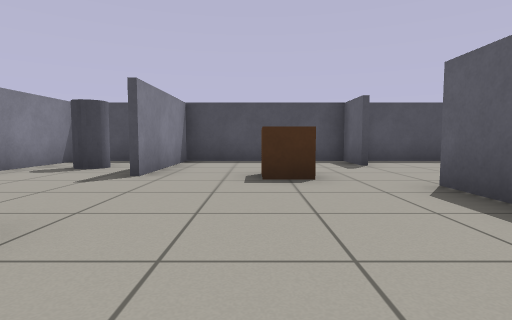
[1] (above)

24 first-person views from a walk through a Gazebo world. The camera is 0.62 m above the floor, tilts 4° down and sees 80° across. The floor is counted in squares, 1 m on a side. Each view is taken from the middle of a square. On the plan, view 1 faces up. The plan holds only what a view shows up to about 9 squares ahead; the rest is blank.

[2]
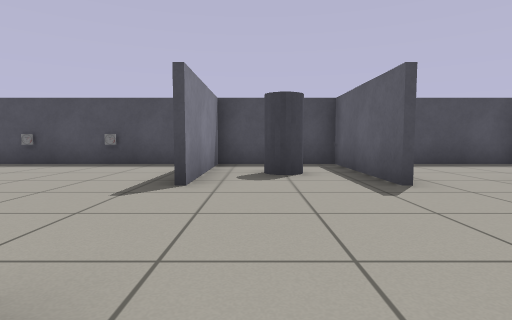

[3]
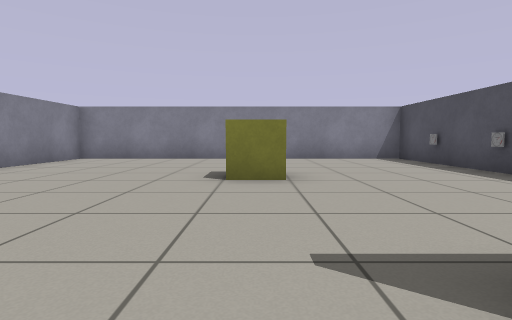

[4]
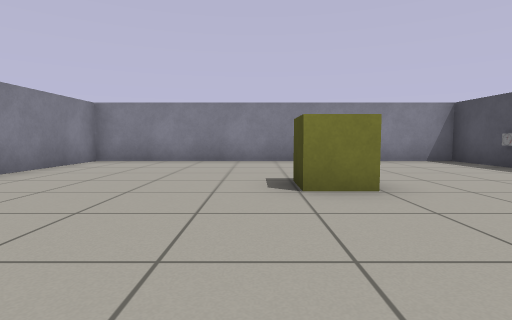

[5]
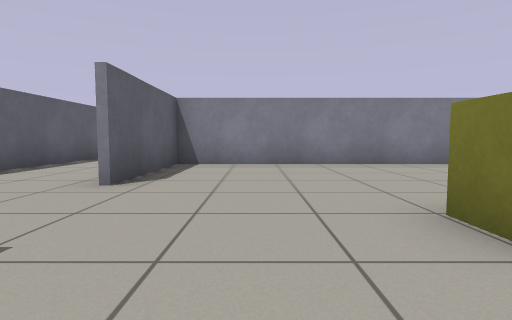

[6]
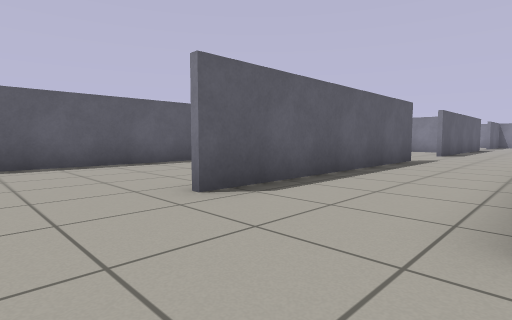

[7]
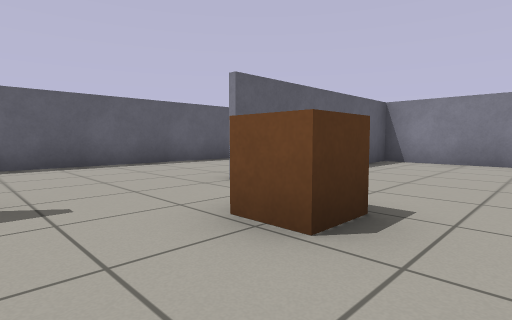

[8]
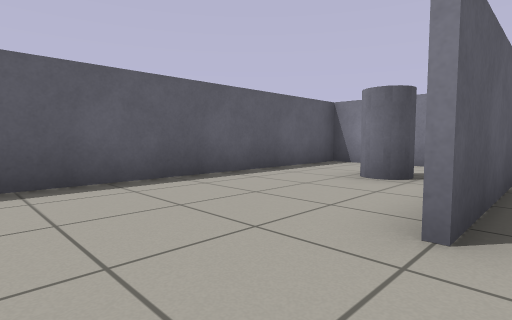

[9]
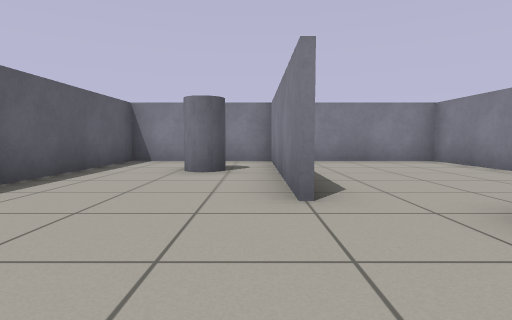

[10]
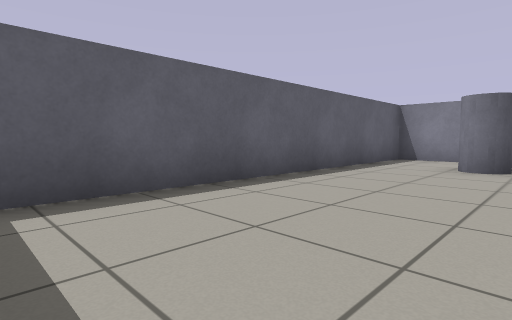

[11]
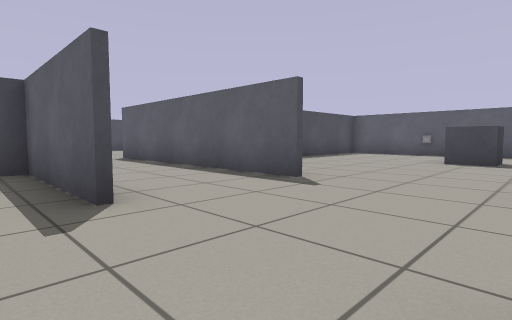

[12]
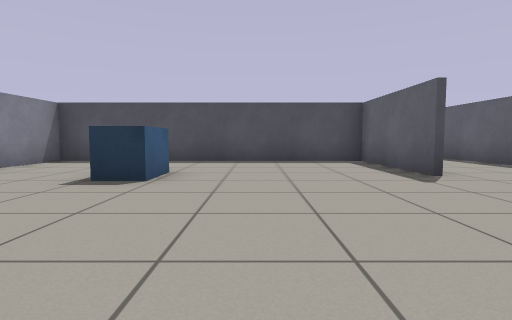

[13]
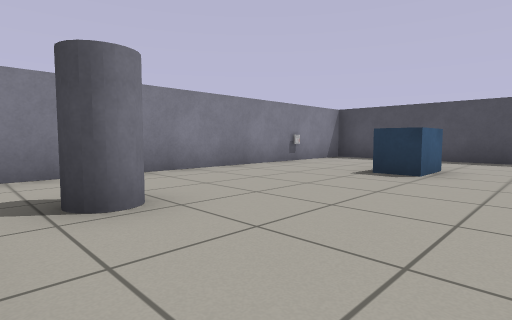

[14]
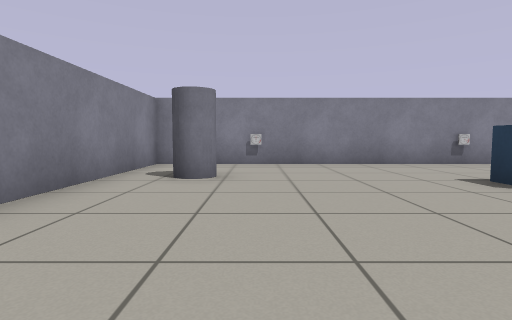

[15]
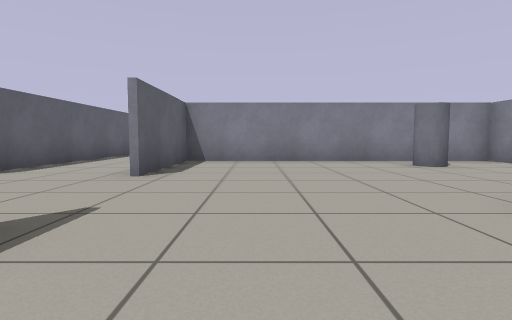

[16]
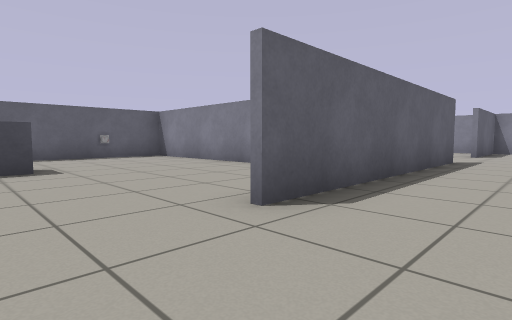

[17]
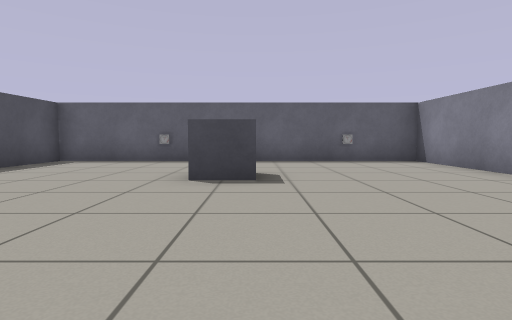

[18]
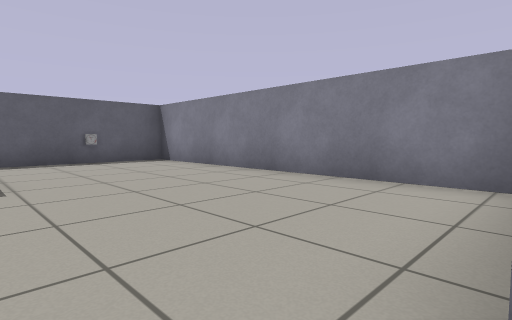

[19]
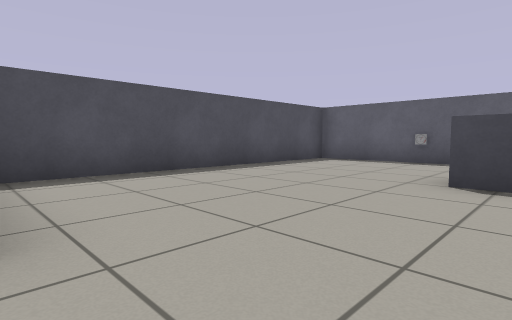

[20]
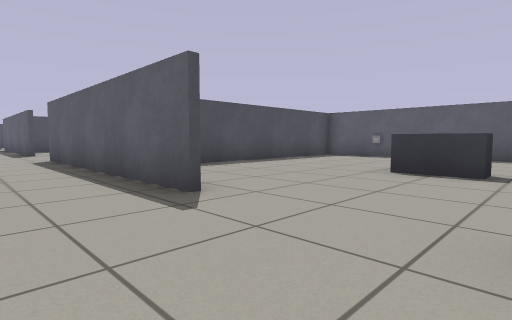

[21]
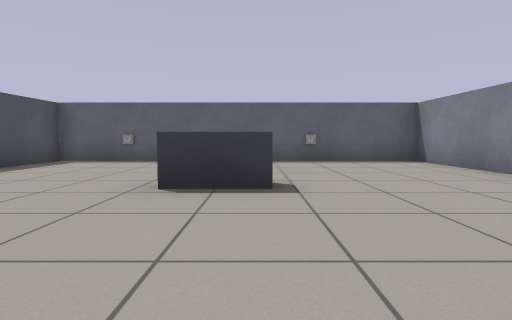

[22]
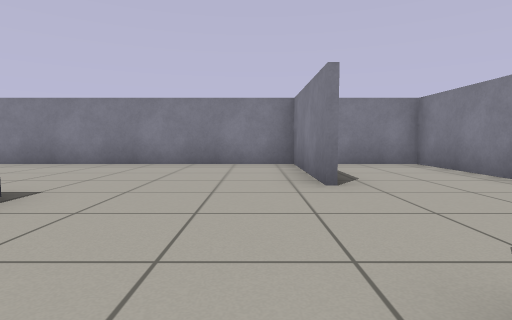

[23]
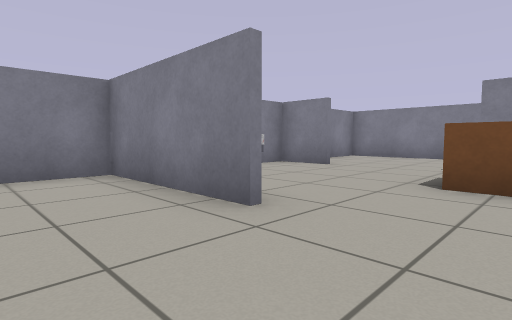

[24]
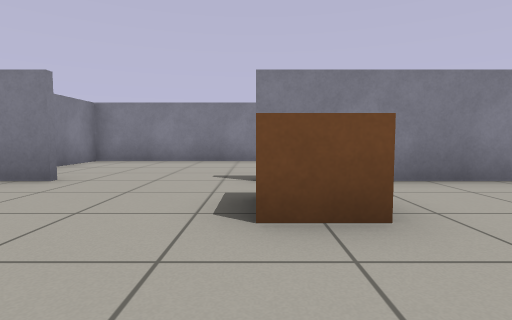

### Floor plan
Points are (right, up) in squares from view 1. A wall is a line through its corners. A room is listed if a view was taken in it or the views show most of it. See-through windows are left out.
Room 1 (views 1, 3, 4, 5, 6, 7, 8, 9, 10)
walls: (-2.1, 5) (-2.1, 8.5); (-1.9, 1.2) (-1.9, -1.4) (6.5, -1.4); (-5.9, 8.4) (-13.4, 8.4) (-13.4, 6.4); (-1.9, 8.5) (-1.9, 5); (-5.1, -1.9) (-5.1, 2); (2.6, 4) (2.6, -1.1); (2.4, 7) (2.4, 8.4) (-4.9, 8.4) (-4.9, 5); (2.4, -1.5) (2.4, 4); (-13.4, 4.4) (-13.4, -2); (5.1, 8.4) (3, 8.4); (-13.5, -1.4) (-5, -1.4); (6.4, -1.9) (6.4, 7.8)
ways out: opening at (-3.5, 1) to room 2
objects: other object (-12, 8); white box (-10, 8); yellow box (-9, 4); other object (-8, 8); grey cylinder (-4, 6) to (-3, 7); brown box (0, 5) to (1, 5); grey cylinder (4, 1)
Room 2 (views 2, 11, 12, 13, 14, 15, 16, 17, 18, 19)
walls: (-5.1, -5.1) (-5.1, -1.9); (-5, -1.6) (-13.5, -1.6); (-2.1, -5.1) (-2.1, 2); (-13.4, -2) (-13.4, -11.4) (-5.1, -11.4) (-5.1, -8)
ways out: opening at (-3.5, 1) to room 1; opening at (-3.5, -8) to room 3; opening at (-1.7, -7) to room 4
objects: other object (-13, -9); other object (-13, -4); grey cylinder (-11, -10); blue box (-10, -5)
Room 3 (views 20, 21, 22, 23, 24)
walls: (-1.9, -18) (-1.9, -21.4) (6.4, -21.4) (6.4, -11.9); (-4.9, -17.9) (-4.9, -21.4) (-3, -21.4); (-2.1, -15.1) (-2.1, -8); (-9.4, -19.9) (-9.4, -21.4) (-8.6, -21.4); (-9.4, -13.2) (-9.4, -17); (2.5, -11.6) (0.4, -11.6); (-13.4, -17) (-13.4, -21.4) (-11.6, -21.4); (6.5, -11.6) (4.4, -11.6)
ways out: opening at (-3.5, -8) to room 2
objects: other object (-9, -21); brown box (-8, -17) to (-7, -16); grey box (2, -17) to (2, -16); other object (6, -19); other object (6, -14)
Room 4 (no view inside)
walls: (6.4, -11.9) (6.4, -1.9); (-1.6, -11.4) (6.5, -11.4); (6.5, -1.6) (-1.6, -1.6)
ways out: opening at (-1.7, -7) to room 2
objects: grey box (3, -7) to (3, -6); other object (6, -10); other object (6, -5)

Positions as (right, up) in squares from view 1, and headings:
1: (0, 0), facing up
2: (-4, 1), facing up
3: (-4, 4), facing left
4: (-5, 3), facing left
5: (-7, 6), facing down
6: (-5, 4), facing down-right
7: (-1, 7), facing down-right
8: (2, 6), facing down-right
9: (3, 7), facing down
10: (3, 8), facing down-right
11: (-6, -8), facing up-right
12: (-8, -10), facing up
13: (-8, -11), facing up-left
14: (-6, -9), facing left
15: (-7, -3), facing down
16: (-4, -6), facing down-right
17: (-2, -7), facing right
18: (-2, -7), facing down-right
19: (-2, -7), facing up-right
20: (-4, -18), facing up-right
21: (-2, -17), facing right
22: (-1, -14), facing down
23: (-3, -16), facing down-left
24: (-5, -17), facing left
